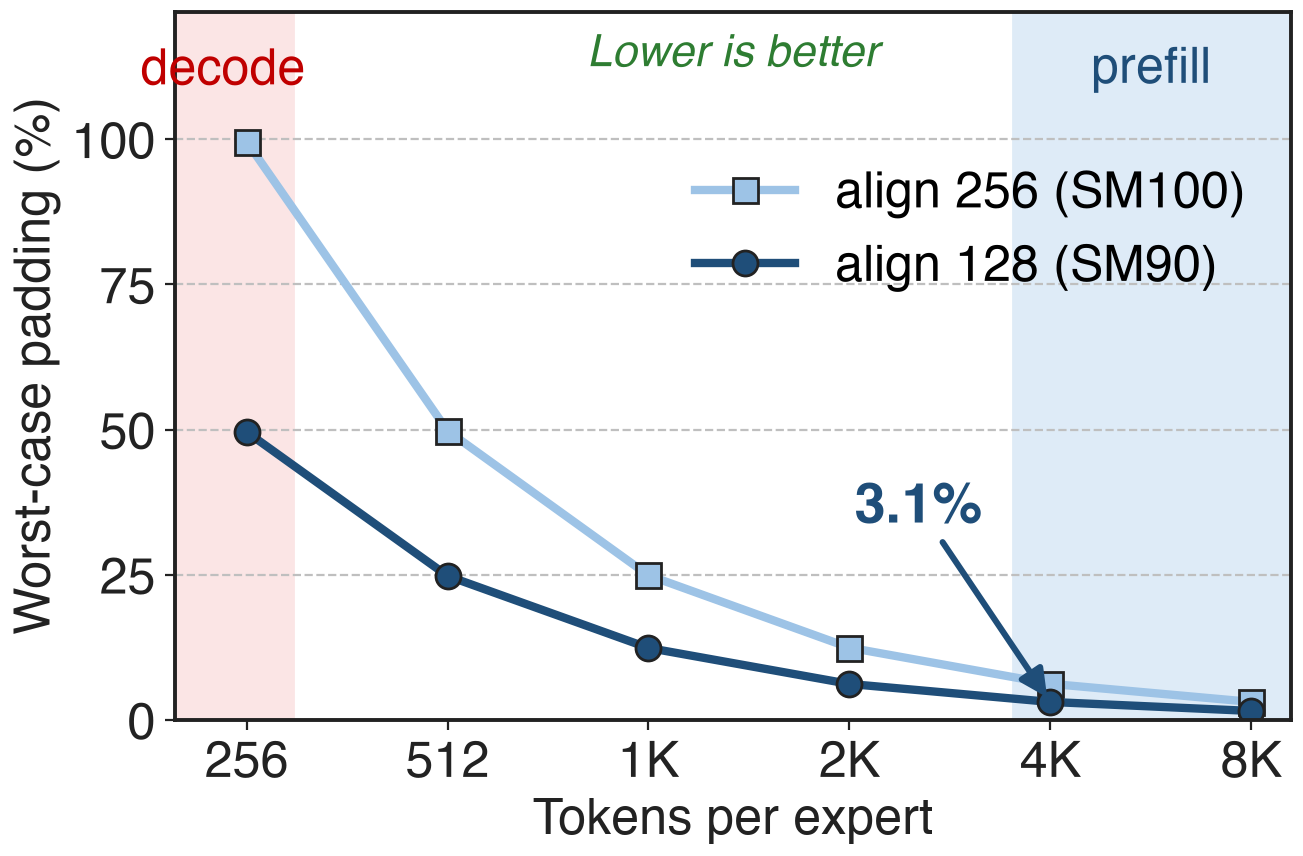

Python code for this plot:
"""Analytic worst-case padding of the contiguous layout: (alignment - 1) / M extra rows per expert,
for alignment 128 (SM90 default) and 256 (SM100). Reference: capacity padding needed > 2x math (MegaBlocks §3).
See notes/sources.md."""
import sys, pathlib
sys.path.insert(0, str(pathlib.Path(__file__).resolve().parents[3] / "scripts"))
import slidechart as sc

ms = [256, 512, 1024, 2048, 4096, 8192]
a128 = [100 * 127 / m for m in ms]
a256 = [100 * 255 / m for m in ms]

sc.setup()
fig, ax = sc.figure("right")
ax.axvspan(200, 300, color="#FBE5E5", zorder=0)
ax.text(236, 108, "decode", color=sc.PROBLEM, fontsize=18, ha="center", va="bottom")
ax.axvspan(3600, 9400, color="#DEEBF7", zorder=0)
ax.text(5800, 108, "prefill", color=sc.ACCENT, fontsize=18, ha="center", va="bottom")
ax.plot(ms, a256, marker="s", color=sc.ACCENT_LIGHT, label="align 256 (SM100)", markeredgecolor=sc.INK)
ax.plot(ms, a128, marker="o", color=sc.ACCENT, label="align 128 (SM90)", markeredgecolor=sc.INK)
ax.annotate("3.1%", xy=(4096, 3.1), xytext=(2600, 34), color=sc.ACCENT, fontsize=20, fontweight="bold",
            arrowprops=dict(arrowstyle="-|>", color=sc.ACCENT, lw=2.2), ha="center")
ax.set_xscale("log", base=2)
ax.set_xticks(ms)
ax.set_xticklabels(["256", "512", "1K", "2K", "4K", "8K"])
ax.set_xlim(200, 9400)
ax.set_ylim(0, 122)
ax.set_yticks([0, 25, 50, 75, 100])
ax.set_xlabel("Tokens per expert")
ax.set_ylabel("Worst-case padding (%)")
ax.legend(loc="upper right", bbox_to_anchor=(1.0, 0.84), frameon=False)
ax.text(0.5, 0.97, "Lower is better", transform=ax.transAxes, ha="center", va="top", fontsize=16,
        fontstyle="italic", color=sc.GOOD)
sc.save(fig, __file__)
